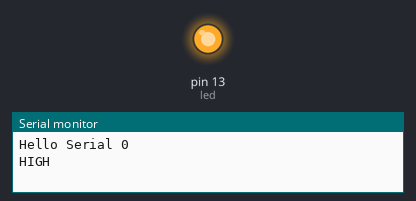
Bench run of a sketch on a simulated Arduino Uno, built with avr-gcc and run on an emulated ATmega328P. On the bench: output pins drawn as LEDs (lit = HIGH), the last lines printed to the serial monitor.

Above: at 1.0 s.
At 3.0 s:
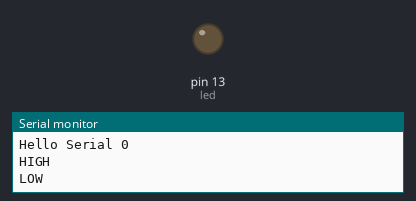
Timing chart, 0 to 5.2 s (numbered marks = the images above):
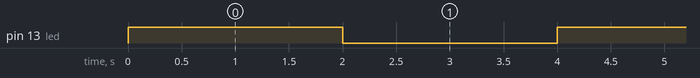

The sketch:

Lab7_Serial.ino
```cpp
// ===========================================================
//
// Lab7_Serial.ino
// Description: Arduino outputting text to the serial monitor
// Name: Peter Fabinski
//       Ayush Rout
// Date: 2017-10-19
// Class: CMPE-110
// Section: 3, Thurs. 11AM
//
// ===========================================================

// Pin 13 has an LED connected on most Arduino boards.
// give it a name:
int led = 13;

void setup() {
  // initialize the digital pin as an output.
  // Pin 13 has an LED connected on most Arduino boards:
  pinMode(led, OUTPUT);
  Serial.begin(19200);
  Serial.println("Hello Serial 0");
}

void loop() {
  digitalWrite(led, HIGH);   // turn the LED on
  Serial.println("HIGH");
  delay(2000);               // wait for 2 seconds
  digitalWrite(led, LOW);    // turn the LED off
  Serial.println("LOW");
  delay(2000);               // wait for 2 seconds
}
```

Measured:
- by itself, pin 13 (led): alternates HIGH for 2.0 s and LOW for 2.0 s
